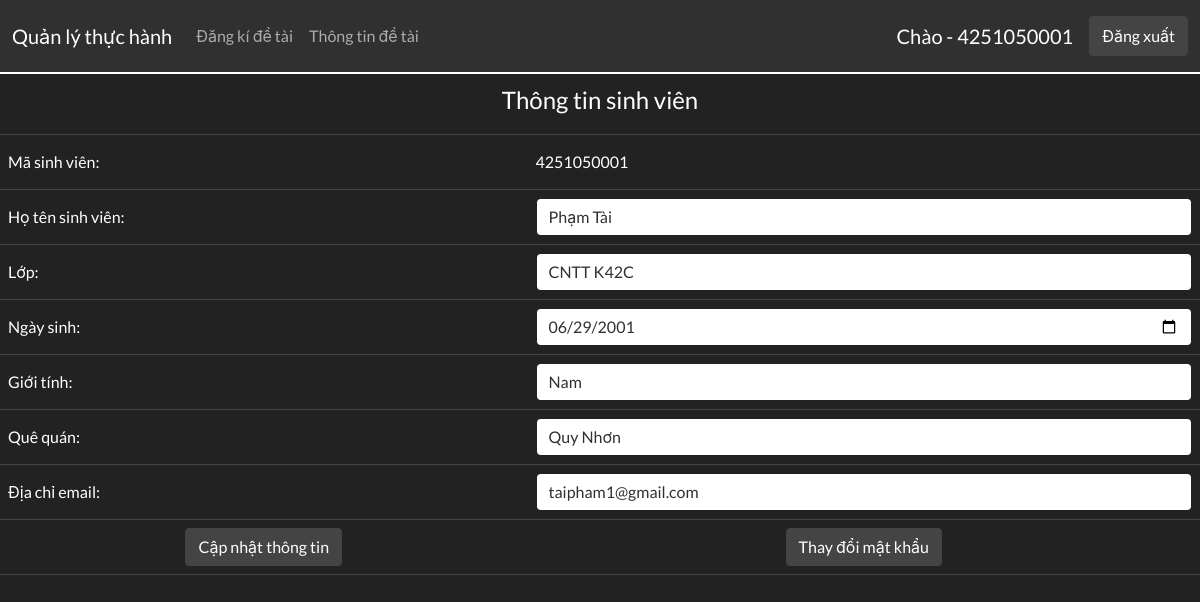
Page /info.php (signed in) on the committed database.
### tables this page shows
CREATE TABLE IF NOT EXISTS `sinhvien` (
  `masv` varchar(10) NOT NULL,
  `matkhau` text NOT NULL,
  `hoten` varchar(50) NOT NULL,
  `lop` text NOT NULL,
  `ngaysinh` date NOT NULL,
  `gioitinh` tinyint(1) NOT NULL,
  `quequan` varchar(50) NOT NULL,
  `email` varchar(50) NOT NULL,
  PRIMARY KEY (`masv`)
);

### info.php (the view, shortened to what this page needs)
<?php
function info()
{
    $masv = $_SESSION['username'];
    $connect = mysqli_connect("localhost", "root", "", "qlthuchanh") or die("Không kết nối được");
    mysqli_query($connect, "set names'utf8'");
    $sql = "Select * from sinhvien where masv = $masv";
    $result = mysqli_query($connect, $sql) or die("Lỗi!");
    $row = mysqli_fetch_assoc($result);
    return $row;
}
?>
<!DOCTYPE html>
<html lang="en">
<head>
    <link rel="stylesheet" href="css/bootstrap.css">
</head>
<body>
    <?php include('header.php') ?>
    <table class="table table-hover">
        <form action="<?php echo $_SERVER['PHP_SELF']; ?>" method="POST">
            <tr>
                <td colspan="2" align="center">
                    <legend>Thông tin sinh viên</legend>
                </td>
            </tr>
            <tr>
                <td>
                    <div class="col-form-label">Mã sinh viên:</div>
                </td>
                <td><input class="form-control-plaintext" type="text" name="masv" value="<?php echo info()['masv']; ?>" readonly>
            </tr>
            <tr>
                <td>
                    <div class="col-form-label">Họ tên sinh viên:</div>
                </td>
                <td><input class="form-control" type="text" name="hoten" required value="<?php echo info()['hoten']; ?>">
            </tr>
            <tr>
                <td>
                    <div class="col-form-label">Lớp:</div>
                </td>
                <td><input class="form-control" type="text" name="lop" required value="<?php echo info()['lop']; ?>">
            </tr>
            <tr>
                <td>
                    <div class="col-form-label">Ngày sinh:</div>
                </td>
                <td><input class="form-control" required type="date" name="ngaysinh" value="<?php echo info()['ngaysinh']; ?>">
            </tr>
            <tr>
                <td>
                    <div class="col-form-label">Giới tính:</div>
                </td>
                <td><input class="form-control" required type="text" name="gioitinh" value="<?php echo info()['gioitinh'] == false ? 'Nam' : 'Nữ'; ?>">
            </tr>
            <tr>
                <td>
                    <div class="col-form-label">Quê quán:</div>
                </td>
                <td><input class="form-control" required type="text" name="quequan" value="<?php echo info()['quequan']; ?>">
            </tr>
            <tr>
                <td>
                    <div class="col-form-label">Địa chỉ email:</div>
                </td>
                <td><input class="form-control" required type="text" name="email" value="<?php echo info()['email']; ?>">
            </tr>
            <tr>
                <td align="center"><input class="btn btn-secondary" type="submit" name="change_info" value="Cập nhật thông tin"></td>
                <td align="center"><input class="btn btn-secondary" type="submit" name="change_pass" value="Thay đổi mật khẩu"></td>
            </tr>
        </form>
    </table>
</body>
</html>

### rows in the picture
sinhvien: masv "4251050001", hoten "Phạm Tài", lop "CNTT K42C", ngaysinh "06/29/2001", gioitinh "Nam", quequan "Quy Nhơn", email "taipham1@gmail.com"

### other values in the picture
$_SESSION['username'] "4251050001"
